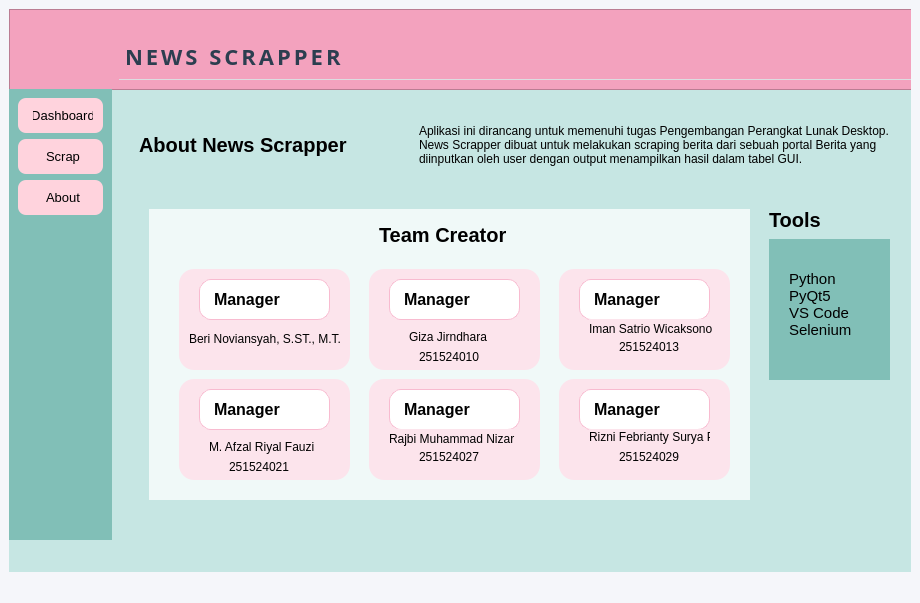
<?xml version="1.0" encoding="UTF-8"?>
<ui version="4.0">
 <class>MainWindow</class>
 <widget class="QMainWindow" name="MainWindow">
  <property name="geometry">
   <rect>
    <x>0</x>
    <y>0</y>
    <width>920</width>
    <height>603</height>
   </rect>
  </property>
  <property name="windowTitle">
   <string>MainWindow</string>
  </property>
  <property name="styleSheet">
   <string notr="true">background-color: #f5f6fa;</string>
  </property>
  <widget class="QWidget" name="centralwidget">
   <layout class="QVBoxLayout" name="verticalLayout">
    <item>
     <widget class="QWidget" name="widget" native="true">
      <property name="styleSheet">
       <string notr="true">background-color: #C6E6E3;</string>
      </property>
      <widget class="QFrame" name="Header">
       <property name="geometry">
        <rect>
         <x>0</x>
         <y>0</y>
         <width>1221</width>
         <height>81</height>
        </rect>
       </property>
       <property name="styleSheet">
        <string notr="true">background-color: #F3A2BE;
    border-bottom: 1px solid #dcdde1;</string>
       </property>
       <property name="frameShape">
        <enum>QFrame::Shape::StyledPanel</enum>
       </property>
       <property name="frameShadow">
        <enum>QFrame::Shadow::Raised</enum>
       </property>
       <widget class="QLabel" name="label">
        <property name="geometry">
         <rect>
          <x>110</x>
          <y>20</y>
          <width>1091</width>
          <height>61</height>
         </rect>
        </property>
        <property name="minimumSize">
         <size>
          <width>0</width>
          <height>61</height>
         </size>
        </property>
        <property name="font">
         <font>
          <family>Poppins</family>
          <pointsize>-1</pointsize>
          <bold>true</bold>
         </font>
        </property>
        <property name="styleSheet">
         <string notr="true">QLabel {
    /* Gunakan font yang lebih ramping tapi tegas */
    font-family: &quot;Poppins&quot;, &quot;Montserrat&quot;, &quot;Segoe UI Semibold&quot;;
    font-size: 22px;
    font-weight: bold;
    color: #2c3e50; /* Sesuaikan dengan tema warnamu */
    
    /* Menambah jarak antar huruf agar tidak terlihat dempet/distorsi */
    letter-spacing: 3px; 
    
    /* Memberi ruang di bawah teks sebelum menyentuh garis/elemen lain */
    margin-bottom: 10px;
    padding-top: 5px;
}</string>
        </property>
        <property name="text">
         <string>NEWS SCRAPPER</string>
        </property>
       </widget>
      </widget>
      <widget class="QFrame" name="Sidebar">
       <property name="geometry">
        <rect>
         <x>0</x>
         <y>80</y>
         <width>103</width>
         <height>451</height>
        </rect>
       </property>
       <property name="styleSheet">
        <string notr="true">background-color: #81BFB7; 
border: none;</string>
       </property>
       <property name="frameShape">
        <enum>QFrame::Shape::StyledPanel</enum>
       </property>
       <property name="frameShadow">
        <enum>QFrame::Shadow::Raised</enum>
       </property>
       <layout class="QVBoxLayout" name="verticalLayout_2">
        <item>
         <widget class="QPushButton" name="pushButton">
          <property name="font">
           <font>
            <pointsize>-1</pointsize>
           </font>
          </property>
          <property name="styleSheet">
           <string notr="true">/* Gaya Standar */
QPushButton {
    background-color: #FFD3DD; /* Warna latar gelap */
    color: F0F9F8;               /* Warna teks */
    border-radius: 8px;         /* Membuat sudut melengkung */
    padding: 10px;
    font-size: 13px;
    text-align: justify;           /* Teks di tengah agar rapi di sidebar */
    padding-left: 15px;
    border: none;
}

/* Gaya saat kursor menyentuh tombol (Hover) */
QPushButton:hover {
    background-color: #4e6a85;  /* Warna sedikit lebih terang */
}

/* Gaya saat tombol diklik */
QPushButton:pressed {
    background-color: #2c3e50;  /* Warna lebih gelap */
}</string>
          </property>
          <property name="text">
           <string>Dashboard</string>
          </property>
         </widget>
        </item>
        <item>
         <widget class="QPushButton" name="pushButton_2">
          <property name="styleSheet">
           <string notr="true">/* Gaya Standar */
QPushButton {
    background-color: #FFD3DD; /* Warna latar gelap */
    color: F0F9F8;               /* Warna teks */
    border-radius: 8px;         /* Membuat sudut melengkung */
    padding: 10px;
    font-size: 13px;
    text-align: justify;           /* Teks di tengah agar rapi di sidebar */
    padding-left: 15px;
    border: none;
}

/* Gaya saat kursor menyentuh tombol (Hover) */
QPushButton:hover {
    background-color: #4e6a85;  /* Warna sedikit lebih terang */
}

/* Gaya saat tombol diklik */
QPushButton:pressed {
    background-color: #2c3e50;  /* Warna lebih gelap */
}</string>
          </property>
          <property name="text">
           <string>Scrap</string>
          </property>
         </widget>
        </item>
        <item>
         <widget class="QPushButton" name="pushButton_3">
          <property name="font">
           <font>
            <pointsize>-1</pointsize>
           </font>
          </property>
          <property name="styleSheet">
           <string notr="true">/* Gaya Standar */
QPushButton {
    background-color: #FFD3DD; /* Warna latar gelap */
    color: F0F9F8;               /* Warna teks */
    border-radius: 8px;         /* Membuat sudut melengkung */
    padding: 10px;
    font-size: 13px;
    text-align: justify;           /* Teks di tengah agar rapi di sidebar */
    padding-left: 15px;
    border: none;
}

/* Gaya saat kursor menyentuh tombol (Hover) */
QPushButton:hover {
    background-color: #4e6a85;  /* Warna sedikit lebih terang */
}

/* Gaya saat tombol diklik */
QPushButton:pressed {
    background-color: #2c3e50;  /* Warna lebih gelap */
}</string>
          </property>
          <property name="text">
           <string>About</string>
          </property>
         </widget>
        </item>
        <item>
         <spacer name="verticalSpacer">
          <property name="orientation">
           <enum>Qt::Orientation::Vertical</enum>
          </property>
          <property name="sizeHint" stdset="0">
           <size>
            <width>20</width>
            <height>40</height>
           </size>
          </property>
         </spacer>
        </item>
       </layout>
      </widget>
      <widget class="QLabel" name="label_5">
       <property name="geometry">
        <rect>
         <x>130</x>
         <y>110</y>
         <width>251</width>
         <height>51</height>
        </rect>
       </property>
       <property name="styleSheet">
        <string notr="true">QLabel {
    font-family: &quot;Poppins&quot;; /* Ganti dengan nama font unikmu */
    font-size: 20px;
    font-weight: bold;
}</string>
       </property>
       <property name="text">
        <string>About News Scrapper </string>
       </property>
      </widget>
      <widget class="QLabel" name="label_6">
       <property name="geometry">
        <rect>
         <x>410</x>
         <y>90</y>
         <width>641</width>
         <height>91</height>
        </rect>
       </property>
       <property name="text">
        <string>Aplikasi ini dirancang untuk memenuhi tugas Pengembangan Perangkat Lunak Desktop.
News Scrapper dibuat untuk melakukan scraping berita dari sebuah portal Berita yang
diinputkan oleh user dengan output menampilkan hasil dalam tabel GUI.</string>
       </property>
      </widget>
      <widget class="QWidget" name="widget_2" native="true">
       <property name="geometry">
        <rect>
         <x>140</x>
         <y>200</y>
         <width>601</width>
         <height>291</height>
        </rect>
       </property>
       <property name="styleSheet">
        <string notr="true">background-color: #f0F9F8;
</string>
       </property>
       <widget class="QFrame" name="frame">
        <property name="geometry">
         <rect>
          <x>30</x>
          <y>170</y>
          <width>171</width>
          <height>101</height>
         </rect>
        </property>
        <property name="styleSheet">
         <string notr="true">background-color: #FCE4EC; /* Pink sangat muda/soft */
    border-radius: 15px;</string>
        </property>
        <property name="frameShape">
         <enum>QFrame::Shape::StyledPanel</enum>
        </property>
        <property name="frameShadow">
         <enum>QFrame::Shadow::Raised</enum>
        </property>
        <widget class="QLabel" name="label_13">
         <property name="geometry">
          <rect>
           <x>20</x>
           <y>10</y>
           <width>131</width>
           <height>41</height>
          </rect>
         </property>
         <property name="font">
          <font>
           <family>Tahoma</family>
           <pointsize>12</pointsize>
           <bold>true</bold>
          </font>
         </property>
         <property name="styleSheet">
          <string notr="true">/* Container Utama Kartu */
QFrame {
    background-color: #ffffff;
    border-radius: 12px;
    border: 1px solid #F8BBD0;
    padding: 10px;
}

/* 1. ROLE (Paling Atas) - Dibuat seperti pita/label kecil */
QLabel#label_role {
    color: #ffffff;
    background-color: #F48FB1; /* Pink Cerah */
    border-radius: 5px;
    padding: 2px 10px;
    font-size: 9px;
    font-weight: bold;
    text-transform: uppercase;
    border: none;
    max-width: 80px; /* Biar tidak kepanjangan */
}

/* 2. NAMA (Tengah) - Ukuran paling besar */
QLabel#label_nama {
    color: #AD1457; /* Pink Gelap */
    font-size: 15px;
    font-weight: bold;
    margin-top: 5px;
    background: transparent;
    border: none;
}

/* 3. NIM (Bawah) - Soft dan miring */
QLabel#label_nim {
    color: #7f8c8d;
    font-size: 11px;
    font-style: italic;
    background: transparent;
    border: none;
}</string>
         </property>
         <property name="text">
          <string>Manager</string>
         </property>
        </widget>
        <widget class="QLabel" name="label_3">
         <property name="geometry">
          <rect>
           <x>30</x>
           <y>60</y>
           <width>121</width>
           <height>16</height>
          </rect>
         </property>
         <property name="text">
          <string>M. Afzal Riyal Fauzi</string>
         </property>
        </widget>
        <widget class="QLabel" name="label_7">
         <property name="geometry">
          <rect>
           <x>50</x>
           <y>80</y>
           <width>81</width>
           <height>16</height>
          </rect>
         </property>
         <property name="text">
          <string>251524021</string>
         </property>
        </widget>
       </widget>
       <widget class="QFrame" name="frame_2">
        <property name="geometry">
         <rect>
          <x>30</x>
          <y>60</y>
          <width>171</width>
          <height>101</height>
         </rect>
        </property>
        <property name="styleSheet">
         <string notr="true">background-color: #FCE4EC; /* Pink sangat muda/soft */
    border-radius: 15px;</string>
        </property>
        <property name="frameShape">
         <enum>QFrame::Shape::StyledPanel</enum>
        </property>
        <property name="frameShadow">
         <enum>QFrame::Shadow::Raised</enum>
        </property>
        <widget class="QLabel" name="label_14">
         <property name="geometry">
          <rect>
           <x>20</x>
           <y>10</y>
           <width>131</width>
           <height>41</height>
          </rect>
         </property>
         <property name="font">
          <font>
           <family>Tahoma</family>
           <pointsize>12</pointsize>
           <bold>true</bold>
          </font>
         </property>
         <property name="styleSheet">
          <string notr="true">/* Container Utama Kartu */
QFrame {
    background-color: #ffffff;
    border-radius: 12px;
    border: 1px solid #F8BBD0;
    padding: 10px;
}

/* 1. ROLE (Paling Atas) - Dibuat seperti pita/label kecil */
QLabel#label_role {
    color: #ffffff;
    background-color: #F48FB1; /* Pink Cerah */
    border-radius: 5px;
    padding: 2px 10px;
    font-size: 9px;
    font-weight: bold;
    text-transform: uppercase;
    border: none;
    max-width: 80px; /* Biar tidak kepanjangan */
}

/* 2. NAMA (Tengah) - Ukuran paling besar */
QLabel#label_nama {
    color: #AD1457; /* Pink Gelap */
    font-size: 15px;
    font-weight: bold;
    margin-top: 5px;
    background: transparent;
    border: none;
}

/* 3. NIM (Bawah) - Soft dan miring */
QLabel#label_nim {
    color: #7f8c8d;
    font-size: 11px;
    font-style: italic;
    background: transparent;
    border: none;
}</string>
         </property>
         <property name="text">
          <string>Manager</string>
         </property>
        </widget>
        <widget class="QLabel" name="label_4">
         <property name="geometry">
          <rect>
           <x>10</x>
           <y>60</y>
           <width>151</width>
           <height>20</height>
          </rect>
         </property>
         <property name="text">
          <string>Beri Noviansyah, S.ST., M.T.</string>
         </property>
        </widget>
       </widget>
       <widget class="QFrame" name="frame_3">
        <property name="geometry">
         <rect>
          <x>220</x>
          <y>60</y>
          <width>171</width>
          <height>101</height>
         </rect>
        </property>
        <property name="styleSheet">
         <string notr="true">background-color: #FCE4EC; /* Pink sangat muda/soft */
    border-radius: 15px;</string>
        </property>
        <property name="frameShape">
         <enum>QFrame::Shape::StyledPanel</enum>
        </property>
        <property name="frameShadow">
         <enum>QFrame::Shadow::Raised</enum>
        </property>
        <widget class="QLabel" name="label_15">
         <property name="geometry">
          <rect>
           <x>20</x>
           <y>10</y>
           <width>131</width>
           <height>41</height>
          </rect>
         </property>
         <property name="font">
          <font>
           <family>Tahoma</family>
           <pointsize>12</pointsize>
           <bold>true</bold>
          </font>
         </property>
         <property name="styleSheet">
          <string notr="true">/* Container Utama Kartu */
QFrame {
    background-color: #ffffff;
    border-radius: 12px;
    border: 1px solid #F8BBD0;
    padding: 10px;
}

/* 1. ROLE (Paling Atas) - Dibuat seperti pita/label kecil */
QLabel#label_role {
    color: #ffffff;
    background-color: #F48FB1; /* Pink Cerah */
    border-radius: 5px;
    padding: 2px 10px;
    font-size: 9px;
    font-weight: bold;
    text-transform: uppercase;
    border: none;
    max-width: 80px; /* Biar tidak kepanjangan */
}

/* 2. NAMA (Tengah) - Ukuran paling besar */
QLabel#label_nama {
    color: #AD1457; /* Pink Gelap */
    font-size: 15px;
    font-weight: bold;
    margin-top: 5px;
    background: transparent;
    border: none;
}

/* 3. NIM (Bawah) - Soft dan miring */
QLabel#label_nim {
    color: #7f8c8d;
    font-size: 11px;
    font-style: italic;
    background: transparent;
    border: none;
}</string>
         </property>
         <property name="text">
          <string>Manager</string>
         </property>
        </widget>
        <widget class="QLabel" name="label_8">
         <property name="geometry">
          <rect>
           <x>40</x>
           <y>60</y>
           <width>91</width>
           <height>16</height>
          </rect>
         </property>
         <property name="text">
          <string>Giza Jirndhara</string>
         </property>
        </widget>
        <widget class="QLabel" name="label_9">
         <property name="geometry">
          <rect>
           <x>50</x>
           <y>80</y>
           <width>81</width>
           <height>16</height>
          </rect>
         </property>
         <property name="text">
          <string>251524010</string>
         </property>
        </widget>
       </widget>
       <widget class="QFrame" name="frame_4">
        <property name="geometry">
         <rect>
          <x>220</x>
          <y>170</y>
          <width>171</width>
          <height>101</height>
         </rect>
        </property>
        <property name="styleSheet">
         <string notr="true">background-color: #FCE4EC; /* Pink sangat muda/soft */
    border-radius: 15px;</string>
        </property>
        <property name="frameShape">
         <enum>QFrame::Shape::StyledPanel</enum>
        </property>
        <property name="frameShadow">
         <enum>QFrame::Shadow::Raised</enum>
        </property>
        <widget class="QLabel" name="label_16">
         <property name="geometry">
          <rect>
           <x>20</x>
           <y>10</y>
           <width>131</width>
           <height>41</height>
          </rect>
         </property>
         <property name="font">
          <font>
           <family>Tahoma</family>
           <pointsize>12</pointsize>
           <bold>true</bold>
          </font>
         </property>
         <property name="styleSheet">
          <string notr="true">/* Container Utama Kartu */
QFrame {
    background-color: #ffffff;
    border-radius: 12px;
    border: 1px solid #F8BBD0;
    padding: 10px;
}

/* 1. ROLE (Paling Atas) - Dibuat seperti pita/label kecil */
QLabel#label_role {
    color: #ffffff;
    background-color: #F48FB1; /* Pink Cerah */
    border-radius: 5px;
    padding: 2px 10px;
    font-size: 9px;
    font-weight: bold;
    text-transform: uppercase;
    border: none;
    max-width: 80px; /* Biar tidak kepanjangan */
}

/* 2. NAMA (Tengah) - Ukuran paling besar */
QLabel#label_nama {
    color: #AD1457; /* Pink Gelap */
    font-size: 15px;
    font-weight: bold;
    margin-top: 5px;
    background: transparent;
    border: none;
}

/* 3. NIM (Bawah) - Soft dan miring */
QLabel#label_nim {
    color: #7f8c8d;
    font-size: 11px;
    font-style: italic;
    background: transparent;
    border: none;
}</string>
         </property>
         <property name="text">
          <string>Manager</string>
         </property>
        </widget>
        <widget class="QLabel" name="label_10">
         <property name="geometry">
          <rect>
           <x>20</x>
           <y>50</y>
           <width>131</width>
           <height>20</height>
          </rect>
         </property>
         <property name="text">
          <string>Rajbi Muhammad Nizar</string>
         </property>
        </widget>
        <widget class="QLabel" name="label_11">
         <property name="geometry">
          <rect>
           <x>50</x>
           <y>70</y>
           <width>81</width>
           <height>16</height>
          </rect>
         </property>
         <property name="text">
          <string>251524027</string>
         </property>
        </widget>
       </widget>
       <widget class="QFrame" name="frame_5">
        <property name="geometry">
         <rect>
          <x>410</x>
          <y>60</y>
          <width>171</width>
          <height>101</height>
         </rect>
        </property>
        <property name="styleSheet">
         <string notr="true">background-color: #FCE4EC; /* Pink sangat muda/soft */
    border-radius: 15px;</string>
        </property>
        <property name="frameShape">
         <enum>QFrame::Shape::StyledPanel</enum>
        </property>
        <property name="frameShadow">
         <enum>QFrame::Shadow::Raised</enum>
        </property>
        <widget class="QLabel" name="label_17">
         <property name="geometry">
          <rect>
           <x>20</x>
           <y>10</y>
           <width>131</width>
           <height>41</height>
          </rect>
         </property>
         <property name="font">
          <font>
           <family>Tahoma</family>
           <pointsize>12</pointsize>
           <bold>true</bold>
          </font>
         </property>
         <property name="styleSheet">
          <string notr="true">/* Container Utama Kartu */
QFrame {
    background-color: #ffffff;
    border-radius: 12px;
    border: 1px solid #F8BBD0;
    padding: 10px;
}

/* 1. ROLE (Paling Atas) - Dibuat seperti pita/label kecil */
QLabel#label_role {
    color: #ffffff;
    background-color: #F48FB1; /* Pink Cerah */
    border-radius: 5px;
    padding: 2px 10px;
    font-size: 9px;
    font-weight: bold;
    text-transform: uppercase;
    border: none;
    max-width: 80px; /* Biar tidak kepanjangan */
}

/* 2. NAMA (Tengah) - Ukuran paling besar */
QLabel#label_nama {
    color: #AD1457; /* Pink Gelap */
    font-size: 15px;
    font-weight: bold;
    margin-top: 5px;
    background: transparent;
    border: none;
}

/* 3. NIM (Bawah) - Soft dan miring */
QLabel#label_nim {
    color: #7f8c8d;
    font-size: 11px;
    font-style: italic;
    background: transparent;
    border: none;
}</string>
         </property>
         <property name="text">
          <string>Manager</string>
         </property>
        </widget>
        <widget class="QLabel" name="label_12">
         <property name="geometry">
          <rect>
           <x>30</x>
           <y>50</y>
           <width>131</width>
           <height>20</height>
          </rect>
         </property>
         <property name="text">
          <string>Iman Satrio Wicaksono</string>
         </property>
        </widget>
        <widget class="QLabel" name="label_18">
         <property name="geometry">
          <rect>
           <x>60</x>
           <y>70</y>
           <width>81</width>
           <height>16</height>
          </rect>
         </property>
         <property name="text">
          <string>251524013</string>
         </property>
        </widget>
       </widget>
       <widget class="QFrame" name="frame_6">
        <property name="geometry">
         <rect>
          <x>410</x>
          <y>170</y>
          <width>171</width>
          <height>101</height>
         </rect>
        </property>
        <property name="styleSheet">
         <string notr="true">background-color: #FCE4EC; /* Pink sangat muda/soft */
    border-radius: 15px;</string>
        </property>
        <property name="frameShape">
         <enum>QFrame::Shape::StyledPanel</enum>
        </property>
        <property name="frameShadow">
         <enum>QFrame::Shadow::Raised</enum>
        </property>
        <widget class="QLabel" name="label_22">
         <property name="geometry">
          <rect>
           <x>20</x>
           <y>10</y>
           <width>131</width>
           <height>41</height>
          </rect>
         </property>
         <property name="font">
          <font>
           <family>Tahoma</family>
           <pointsize>12</pointsize>
           <bold>true</bold>
          </font>
         </property>
         <property name="styleSheet">
          <string notr="true">/* Container Utama Kartu */
QFrame {
    background-color: #ffffff;
    border-radius: 12px;
    border: 1px solid #F8BBD0;
    padding: 10px;
}

/* 1. ROLE (Paling Atas) - Dibuat seperti pita/label kecil */
QLabel#label_role {
    color: #ffffff;
    background-color: #F48FB1; /* Pink Cerah */
    border-radius: 5px;
    padding: 2px 10px;
    font-size: 9px;
    font-weight: bold;
    text-transform: uppercase;
    border: none;
    max-width: 80px; /* Biar tidak kepanjangan */
}

/* 2. NAMA (Tengah) - Ukuran paling besar */
QLabel#label_nama {
    color: #AD1457; /* Pink Gelap */
    font-size: 15px;
    font-weight: bold;
    margin-top: 5px;
    background: transparent;
    border: none;
}

/* 3. NIM (Bawah) - Soft dan miring */
QLabel#label_nim {
    color: #7f8c8d;
    font-size: 11px;
    font-style: italic;
    background: transparent;
    border: none;
}</string>
         </property>
         <property name="text">
          <string>Manager</string>
         </property>
        </widget>
        <widget class="QLabel" name="label_23">
         <property name="geometry">
          <rect>
           <x>30</x>
           <y>50</y>
           <width>121</width>
           <height>16</height>
          </rect>
         </property>
         <property name="text">
          <string>Rizni Febrianty Surya P</string>
         </property>
        </widget>
        <widget class="QLabel" name="label_24">
         <property name="geometry">
          <rect>
           <x>60</x>
           <y>70</y>
           <width>81</width>
           <height>16</height>
          </rect>
         </property>
         <property name="text">
          <string>251524029</string>
         </property>
        </widget>
       </widget>
       <widget class="QLabel" name="label_26">
        <property name="geometry">
         <rect>
          <x>230</x>
          <y>0</y>
          <width>251</width>
          <height>51</height>
         </rect>
        </property>
        <property name="styleSheet">
         <string notr="true">QLabel {
    font-family: &quot;Poppins&quot;; /* Ganti dengan nama font unikmu */
    font-size: 20px;
    font-weight: bold;
}</string>
        </property>
        <property name="text">
         <string>Team Creator</string>
        </property>
       </widget>
      </widget>
      <widget class="QWidget" name="widget_3" native="true">
       <property name="geometry">
        <rect>
         <x>760</x>
         <y>230</y>
         <width>121</width>
         <height>141</height>
        </rect>
       </property>
       <property name="styleSheet">
        <string notr="true">background-color: #81BFB7; </string>
       </property>
       <widget class="QLabel" name="label_2">
        <property name="geometry">
         <rect>
          <x>20</x>
          <y>20</y>
          <width>81</width>
          <height>91</height>
         </rect>
        </property>
        <property name="font">
         <font>
          <pointsize>11</pointsize>
         </font>
        </property>
        <property name="text">
         <string>Python
PyQt5
VS Code
Selenium</string>
        </property>
       </widget>
      </widget>
      <widget class="QLabel" name="label_25">
       <property name="geometry">
        <rect>
         <x>760</x>
         <y>200</y>
         <width>81</width>
         <height>21</height>
        </rect>
       </property>
       <property name="styleSheet">
        <string notr="true">QLabel {
    font-family: &quot;Poppins&quot;; /* Ganti dengan nama font unikmu */
    font-size: 20px;
    font-weight: bold;
}</string>
       </property>
       <property name="text">
        <string>Tools</string>
       </property>
      </widget>
     </widget>
    </item>
   </layout>
  </widget>
  <widget class="QMenuBar" name="menubar">
   <property name="geometry">
    <rect>
     <x>0</x>
     <y>0</y>
     <width>920</width>
     <height>33</height>
    </rect>
   </property>
  </widget>
  <widget class="QStatusBar" name="statusbar"/>
 </widget>
 <resources/>
 <connections/>
</ui>
